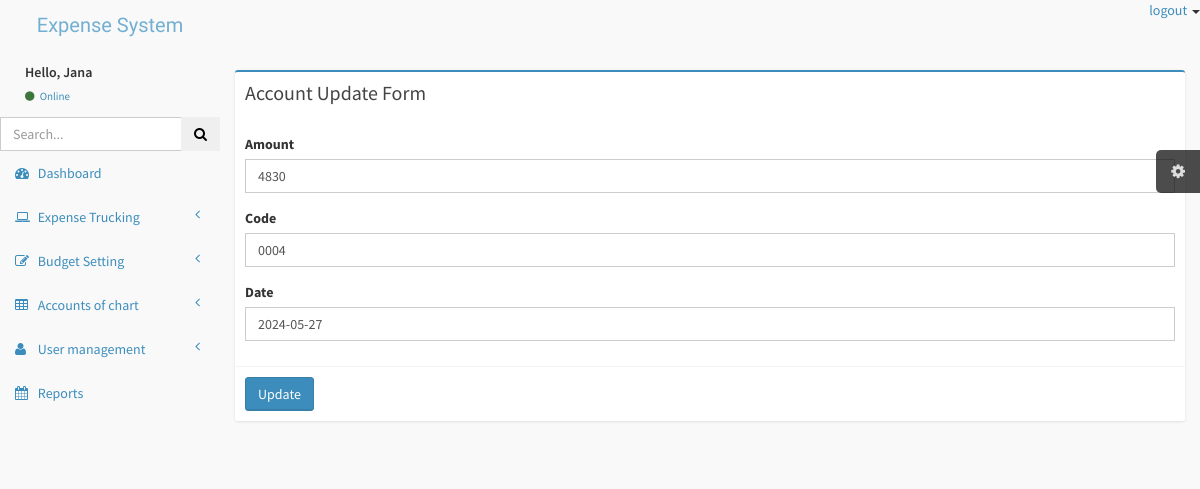
Page /Admin/editBudgets.php?Bid=1 (signed in) on the committed database.
### tables this page shows
CREATE TABLE `budgets` (
  `id` int(11) NOT NULL,
  `code` varchar(20) NOT NULL,
  `amount` decimal(10,0) NOT NULL,
  `date` date NOT NULL,
  `status` int(11) NOT NULL DEFAULT 0
);

### Admin/editBudgets.php (the view, shortened to what this page needs)
<?php include 'includes/header.php'; ?>
<div class="wrapper row-offcanvas row-offcanvas-left">
    <?php
    include 'includes/aside.php';
    ?>
    <aside class="right-side">
        <section class="content">
            <div class="card">
                <div class="box box-primary">
                    <div class="box-header">
                        <h3 class="box-title">Account Update Form</h3>
                    </div>
                    <form role="form" action="backend/budgets.php" method="post">
                        <div class="box-body">
                            <?php
                            include 'includes/connect.php';
                            $id = $_GET['Bid'];
                            $sql = "SELECT * FROM budgets WHERE id='$id' ";
                            $q = mysqli_query($conn, $sql);
                            if ($q->num_rows > 0) {
                                $row = mysqli_fetch_assoc($q);
                            }
                            ?>
                            <div class="form-group">
                                <label for="exampleInputEmail1">Amount</label>
                                <input type="text" name="amount" class="form-control" value="<?php echo $row['amount']; ?>">
                            </div>
                            <div class="form-group">
                                <label for="exampleInputEmail1">Code</label>
                                <input type="code" name="code" class="form-control" value="<?php echo $row['code']; ?>">
                            </div>
                            <div class="form-group">
                                <label for="exampleInputEmail1">Date</label>
                                <input type="code" name="date" class="form-control" value="<?php echo $row['date']; ?>">
                            </div>
                        </div>
                        <div class="box-footer">
                            <button type="submit" name="btnUpdate" class="btn btn-primary">Update</button>
                        </div>
                    </form>
                </div>
            </div>
        </section>
    </aside>
</div>
</body>
</html>

### Admin/css/AdminLTE.css (style rules this page uses)
html, body { overflow-x: hidden!important; font-family: 'Source Sans Pro', sans-serif; -webkit-font-smoothing: antialiased; min-height: 100%; background: #f9f9f9; }
.wrapper { min-height: 100%; }
.wrapper:before, .wrapper:after { display: table; content: " "; }
.wrapper:after { clear: both; }
.right-side, .left-side { min-height: 100%; display: block; }
.right-side { background-color: #f9f9f9; margin-left: 220px; }
.content { padding: 20px 15px; background: #f9f9f9; }
h1, h2, h3, h4, h5, h6, .h1, .h2, .h3, .h4, .h5, .h6 { font-family: 'Source Sans Pro', sans-serif; }
.form-control { -webkit-border-radius: 0px !important; -moz-border-radius: 0px !important; border-radius: 0px !important; box-shadow: none; }
.box { position: relative; background: #ffffff; border-top: 2px solid #c1c1c1; margin-bottom: 20px; -webkit-border-radius: 3px; -moz-border-radius: 3px; border-radius: 3px; width: 100%; box-shadow: 0px 1px 3px rgba(0, 0, 0, 0.1); }
.box.box-primary { border-top-color: #3c8dbc; }
.box .box-header { position: relative; -webkit-border-top-left-radius: 3px; -webkit-border-top-right-radius: 3px; -webkit-border-bottom-right-radius: 0; -webkit-border-bottom-left-radius: 0; -moz-border-radius-topleft: 3px; -moz-border-radius-topright: 3px; -moz-border-radius-bottomright: 0; -moz-border-radius-bottomleft: 0; border-top-left-radius: 3px; border-top-right-radius: 3px; border-bottom-right-radius: 0; border-bottom-left-radius: 0; border-bottom: 0px solid #f4f4f4; color: #444; padding-bottom: 10px; }
.box .box-header:before, .box .box-header:after { display: table; content: " "; }
.box .box-header:after { clear: both; }
.box .box-header > .fa, .box .box-header > .glyphicon, .box .box-header > .ion, .box .box-header .box-title { display: inline-block; padding: 10px 0px 10px 10px; margin: 0; font-size: 20px; font-weight: 400; float: left; cursor: default; }
.box .box-body { padding: 10px; -webkit-border-top-left-radius: 0; -webkit-border-top-right-radius: 0; -webkit-border-bottom-right-radius: 3px; -webkit-border-bottom-left-radius: 3px; -moz-border-radius-topleft: 0; -moz-border-radius-topright: 0; -moz-border-radius-bottomright: 3px; -moz-border-radius-bottomleft: 3px; border-top-left-radius: 0; border-top-right-radius: 0; border-bottom-right-radius: 3px; border-bottom-left-radius: 3px; }
.box .box-footer { border-top: 1px solid #f4f4f4; -webkit-border-top-left-radius: 0; -webkit-border-top-right-radius: 0; -webkit-border-bottom-right-radius: 3px; -webkit-border-bottom-left-radius: 3px; -moz-border-radius-topleft: 0; -moz-border-radius-topright: 0; -moz-border-radius-bottomright: 3px; -moz-border-radius-bottomleft: 3px; border-top-left-radius: 0; border-top-right-radius: 0; border-bottom-right-radius: 3px; border-bottom-left-radius: 3px; padding: 10px; background-color: #ffffff; }
.btn { font-weight: 500; -webkit-border-radius: 3px; -moz-border-radius: 3px; border-radius: 3px; border: 1px solid transparent; -webkit-box-shadow: inset 0px -2px 0px 0px rgba(0, 0, 0, 0.09); -moz-box-shadow: inset 0px -2px 0px 0px rgba(0, 0, 0, 0.09); box-shadow: inset 0px -1px 0px 0px rgba(0, 0, 0, 0.09); }
.btn.btn-primary { background-color: #3c8dbc; border-color: #367fa9; }

### rows in the picture
budgets: amount "4830", code "0004", date "2024-05-27"

### other values in the picture
$_SESSION['userID'] "Jana"
